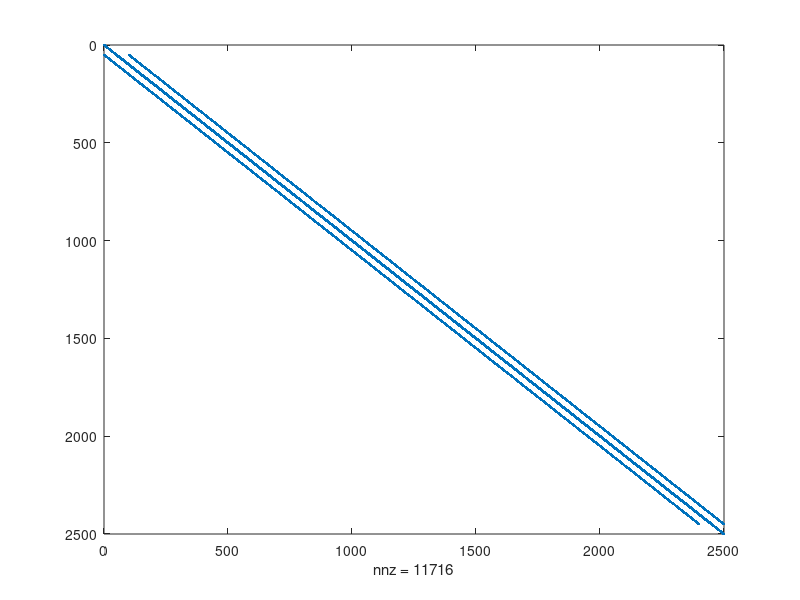
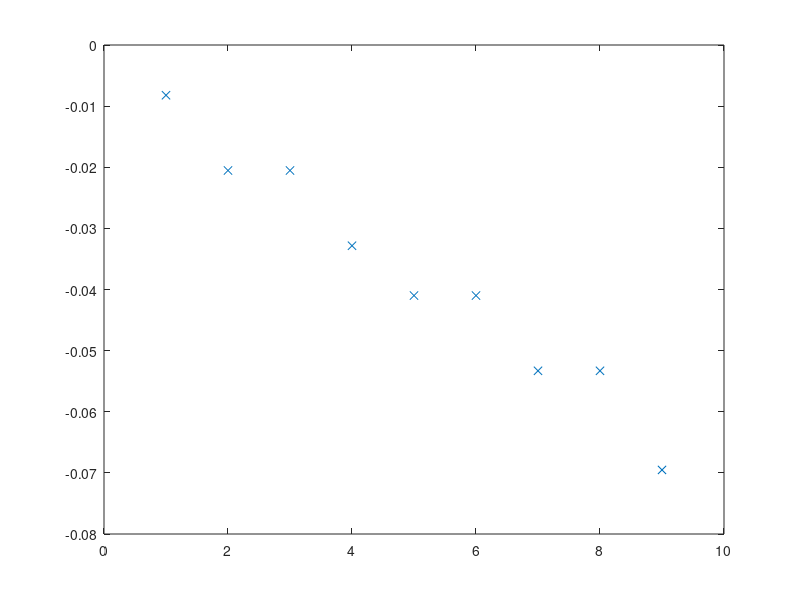
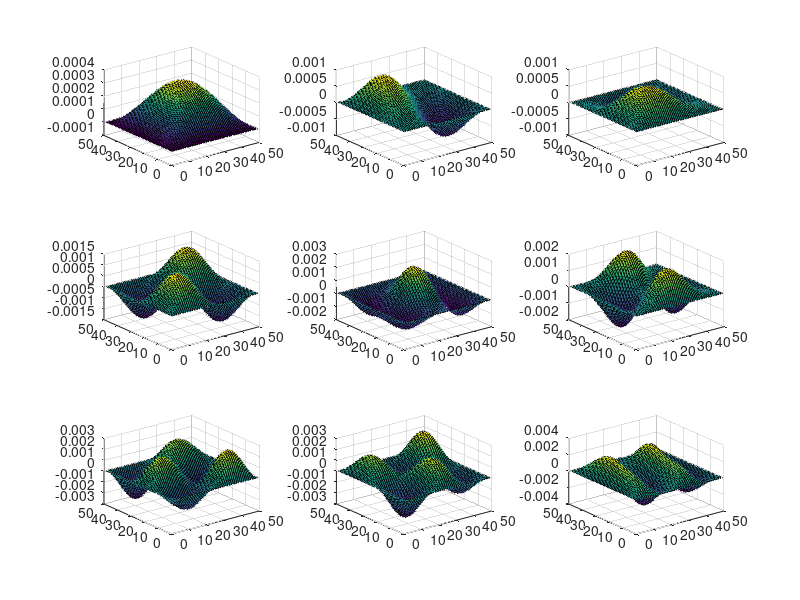

Write the MATLAB code that produced these figures, in order.
close all

nx = 50;
ny = 50;
x = linspace(0,1,nx*ny);
G = sparse(nx*ny , nx*ny);

%Boundary conditions

for i = 1:nx
    for j = 1:ny
        n = j + (i-1)*ny;
        
        
        if i == 1 || i == nx
            G(n,n) = 1;
        elseif j == 1 || j == ny
            G(n,n) = 1;
        else
            
            nxm = j+ (i-2)*ny;
            nxp = j+ (i)*ny;
            nym = j-1 + (i-1)*ny;
            nyp = j+1 + (i-1)*ny;
%             if (i > 10 && i < 20 && j > 10 && j < 20)
%                 G(n,n) = -2;
%             else
                G(n,n) = -4;
%             end
            G(n,nxm) = 1;
            G(n,nxp) = 1;
            G(n,nym) = 1;
            G(n,nyp) = 1;
        end
    end
end

figure;
spy(G)

[E,D] = eigs(G,9,'SM');

d = diag(D);
figure;
plot(1:9,d,'x')

eMatrix = zeros(nx,ny);
f = E(:,1);

eMatrix1 = reshape(E(:,1),[nx,ny])*d(1);
eMatrix2 = reshape(E(:,2),[nx,ny])*d(2);
eMatrix3 = reshape(E(:,3),[nx,ny])*d(3);
eMatrix4 = reshape(E(:,4),[nx,ny])*d(4);
eMatrix5 = reshape(E(:,5),[nx,ny])*d(5);
eMatrix6 = reshape(E(:,6),[nx,ny])*d(6);
eMatrix7 = reshape(E(:,7),[nx,ny])*d(7);
eMatrix8 = reshape(E(:,8),[nx,ny])*d(8);
eMatrix9 = reshape(E(:,9),[nx,ny])*d(9);

figure;
subplot(3,3,1)
surf(eMatrix1)
subplot(3,3,2)
surf(eMatrix2)
subplot(3,3,3)
surf(eMatrix3)
subplot(3,3,4)
surf(eMatrix4)
subplot(3,3,5)
surf(eMatrix5)
subplot(3,3,6)
surf(eMatrix6)
subplot(3,3,7)
surf(eMatrix7)
subplot(3,3,8)
surf(eMatrix8)
subplot(3,3,9)
surf(eMatrix9)